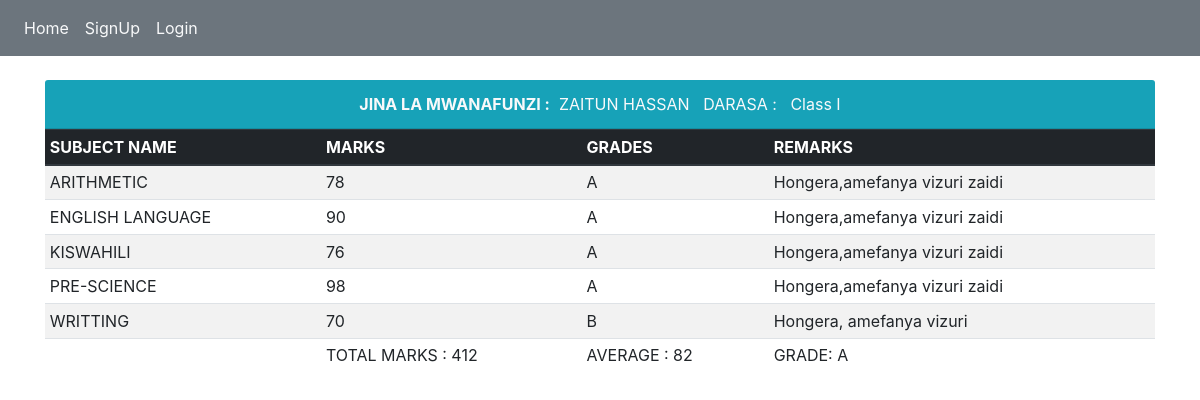
The page /result/3 on the database its author committed.
### result_app/models.py (models this page shows, shortened)
class Result(models.Model):
    email=models.EmailField(blank=True,null=True)
    stud_name=models.ForeignKey(Student,on_delete=models.CASCADE,verbose_name='Student Name',related_name='results')
    date_posted=models.DateField(auto_now_add=True)
    date_edited=models.DateField(auto_now_add=True)
    arithmetic=models.IntegerField(blank=True,null=True,validators=[MinValueValidator(0),MaxValueValidator(100)])
    arithmetic_grade=models.CharField(max_length=2,blank=True,null=True)
    arithmetic_grade_comment=models.CharField(max_length=100,blank=True,null=True)
    e_language=models.IntegerField(blank=True,null=True,verbose_name='English Language',validators=[MinValueValidator(0),MaxValueValidator(100)])
    e_language_grade=models.CharField(max_length=2,blank=True,null=True)
    e_language_grade_comment=models.CharField(max_length=100,blank=True,null=True)
    kiswahili=models.IntegerField(blank=True,null=True,validators=[MinValueValidator(0),MaxValueValidator(100)])
    kiswahili_grade=models.CharField(max_length=2,blank=True,null=True)
    kiswahili_grade_comment=models.CharField(max_length=100,blank=True,null=True)
    pre_science=models.IntegerField(blank=True,null=True,validators=[MinValueValidator(0),MaxValueValidator(100)])
    pre_science_grade=models.CharField(max_length=2,blank=True,null=True)
    pre_science_grade_comment=models.CharField(max_length=100,blank=True,null=True)
    writing=models.IntegerField(blank=True,null=True,validators=[MinValueValidator(0),MaxValueValidator(100)])
    writing_grade=models.CharField(max_length=2,blank=True,null=True)
    writing_grade_comment=models.CharField(max_length=100,blank=True,null=True)
    total=models.IntegerField(blank=False,null=False)
    average=models.IntegerField(blank=False,null=False)
    grade=models.CharField(max_length=3,blank=False,null=False,default='')
    pos=models.CharField(max_length=3,blank=True,null=True,default='')
    class Meta:
        ordering=['-date_posted']

class Student(models.Model):
    parent=models.ForeignKey(settings.AUTH_USER_MODEL,on_delete=models.CASCADE,blank=True,null=True)
    full_name=models.CharField(max_length=100)
    class_level=models.ForeignKey('LevelClass',on_delete=models.CASCADE)

class LevelClass(models.Model):
    name=models.CharField(max_length=200)
    class Meta:
        verbose_name_plural='LevelClasses'

### result_app/views.py (the view)
# urls.py: path('result/<pk>',views.res_detail,name='res_detail'),
def res_detail(request,pk):
    detail=Result.objects.get(id=pk)
    return render(request,'res_detail.html',{'result':detail})

### templates/res_detail.html (shortened to what this page needs)
     {% extends 'base.html' %}
        {% block content %}
         <div class="card-header mt-4 bg-info text-light text-center"> <b>JINA LA MWANAFUNZI :</b>&nbsp; {{result.stud_name.full_name}} &nbsp;  DARASA : &nbsp; {{result.stud_name.class_level.name}}</div>
         <table class="table table-sm table-striped">
            <thead class="thead-dark">
                <tr>
                    <th>SUBJECT NAME</th>
                    <th>MARKS</th>
                    <th>GRADES</th>
                    <th>REMARKS</th>
                </tr>
            </thead>
            <tbody>
                <tr>
                    <td>ARITHMETIC</td>
                    <td>{{result.arithmetic}}</td>
                    <td>{{result.arithmetic_grade}}</td>
                    <td>{{result.arithmetic_grade_comment}}</td>
                </tr>
                <tr>
                    <td>ENGLISH LANGUAGE</td>
                    <td>{{result.e_language}}</td>
                    <td>{{result.e_language_grade}}</td>
                    <td>{{result.e_language_grade_comment}}</td>
                </tr>
                <tr>
                    <td>KISWAHILI </td>
                    <td>{{result.kiswahili}}</td>
                    <td>{{result.kiswahili_grade}}</td>
                    <td>{{result.kiswahili_grade_comment}}</td>
                </tr>
                <tr>
                    <td>PRE-SCIENCE </td>
                    <td>{{result.pre_science}}</td>
                    <td>{{result.pre_science_grade}}</td>
                    <td>{{result.pre_science_grade_comment}}</td>
                </tr>
                <tr>
                    <td>WRITTING </td>
                    <td>{{result.writing}}</td>
                    <td>{{result.writing_grade}}</td>
                    <td>{{result.writing_grade_comment}}</td>
                </tr>
                <tr>
                    <td></td>
                    <td>TOTAL MARKS : {{result.total}}</td>
                    <td>AVERAGE : {{result.average}}</td>
                    <td class="tr tr-dark">GRADE: {{result.grade}}</td>
                </tr>
            </tbody>
         </table>
        {% endblock %}

### rows shown on the page
Result: stud_name.full_name "ZAITUN HASSAN", stud_name.class_level.name "Class I", arithmetic "78", arithmetic_grade "A", arithmetic_grade_comment "Hongera,amefanya vizuri zaidi", e_language "90", e_language_grade "A", e_language_grade_comment "Hongera,amefanya vizuri zaidi", kiswahili "76", kiswahili_grade "A", kiswahili_grade_comment "Hongera,amefanya vizuri zaidi", pre_science "98", pre_science_grade "A", pre_science_grade_comment "Hongera,amefanya vizuri zaidi", writing "70", writing_grade "B", writing_grade_comment "Hongera, amefanya vizuri", total "412", average "82", grade "A"
